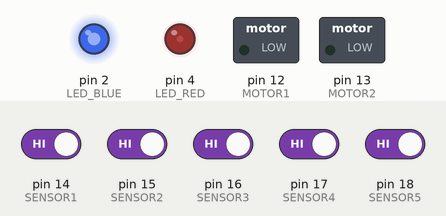
Bench run of a sketch on a simulated Arduino Uno, built with avr-gcc and run on an emulated ATmega328P. On the bench: switched loads named in the sketch (green lamp = pin HIGH), output pins drawn as LEDs (lit = HIGH). Inputs (shaded band) come from the test bench; at power-on: pin 14 (SENSOR1), pin 15 (SENSOR2), pin 16 (SENSOR3), pin 17 (SENSOR4), pin 18 (SENSOR5) HIGH.

Above: at 0.1 s.
Timing chart, 0 to 1.6 s (numbered marks = the images above):
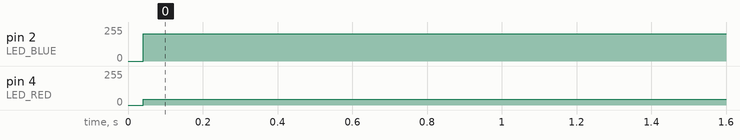

Measured:
- by itself, pin 2 (LED_BLUE): 0/255 → 206/255 at 0.04 s
- by itself, pin 4 (LED_RED): 0/255 → 45/255 at 0.04 s

The sketch:

LFR_Code2.0.ino
```cpp
#define MOTOR1 12
#define MOTOR2 13

#define SENSOR1 14
#define SENSOR2 15
#define SENSOR3 16
#define SENSOR4 17
#define SENSOR5 18

#define LED_BLUE 2
#define LED_RED 4

#define H 65

#define M  H
#define A  H * 0.90
#define MI H * 0.80
#define I  H * 0.50
#define FI H * 0.35
#define F  H * 0.20

// left = 1, right = 0
static bool direction = NULL;

void setup() {
  // put your setup code here, to run once:
  // Motor Initialisation
  pinMode(MOTOR1, OUTPUT);
  pinMode(MOTOR2, OUTPUT);

  // Sensor Initialisation
  pinMode(SENSOR1, INPUT);
  pinMode(SENSOR2, INPUT);
  pinMode(SENSOR3, INPUT);
  pinMode(SENSOR4, INPUT);
  pinMode(SENSOR5, INPUT);

  // LED Initialisation
  pinMode(LED_BLUE, OUTPUT);
  pinMode(LED_RED, OUTPUT);

  //Serial.begin(9600);
}


void loop(void) {
  // put your main code here, to run repeatedly:
  // for (int i = 0; i < 5; i++) {
  //   int data = digitalRead(sensors[i]);
  //   Serial.print(data);
  //   Serial.print("\t");
  // }

  // int data = digitalRead(sensors[3]);
  // Serial.print(data);
  // Serial.print("\t");


  // Motor Driving
//----------------------------------
  digitalWrite(LED_BLUE, HIGH);
  digitalWrite(LED_RED, LOW);

  int s1 = !digitalRead(SENSOR1);
  int s2 = !digitalRead(SENSOR2);
  int s3 = !digitalRead(SENSOR3);
  int s4 = !digitalRead(SENSOR4);
  int s5 = !digitalRead(SENSOR5);

  if (s1 && s2 && s3) {
    // all left
    analogWrite(MOTOR1, A);
    analogWrite(MOTOR2, M);
  } else if (s3 && s4 && s5) {
    // all right
    analogWrite(MOTOR1, M);
    analogWrite(MOTOR2, A);
  } else if (s2 && s3) {
    // middle and inner left
    analogWrite(MOTOR1, MI);
    analogWrite(MOTOR2, M);
  } else if (s3 && s4) {
    // middle and inner right
    analogWrite(MOTOR1, M);
    analogWrite(MOTOR2, MI);
  } else if (s1 && s2) {
    // inner left and far left
    analogWrite(MOTOR1, FI);
    analogWrite(MOTOR2, M);
  } else if (s4 && s5) {
    // inner right and far right
    analogWrite(MOTOR1, M);
    analogWrite(MOTOR2, FI);
  } else if (s3) {
    // middle only
    analogWrite(MOTOR1, M);
    analogWrite(MOTOR2, M);
  } else if (s2) {
    // inner left only
    analogWrite(MOTOR1, I);
    analogWrite(MOTOR2, M);
  } else if (s4) {
    // inner right only
    analogWrite(MOTOR1, M);
    analogWrite(MOTOR2, I);
  } else if (s1) {
    // far left only
    analogWrite(MOTOR1, F);
    analogWrite(MOTOR2, M);
    direction = 1;

  } else if (s5) {
    // far right only
    analogWrite(MOTOR1, M);
    analogWrite(MOTOR2, F);
    direction = 0;
  } else {
    // No line detection
    // analogWrite(MOTOR1, 0);
    // analogWrite(MOTOR2, 0);
    if (direction) {
      analogWrite(MOTOR1, 0);
      analogWrite(MOTOR2, M);
    } else if (!direction) {
      analogWrite(MOTOR1, M);
      analogWrite(MOTOR2, 0);
    }
  }

  digitalWrite(LED_BLUE, LOW);
  digitalWrite(LED_RED, HIGH);
}
```
